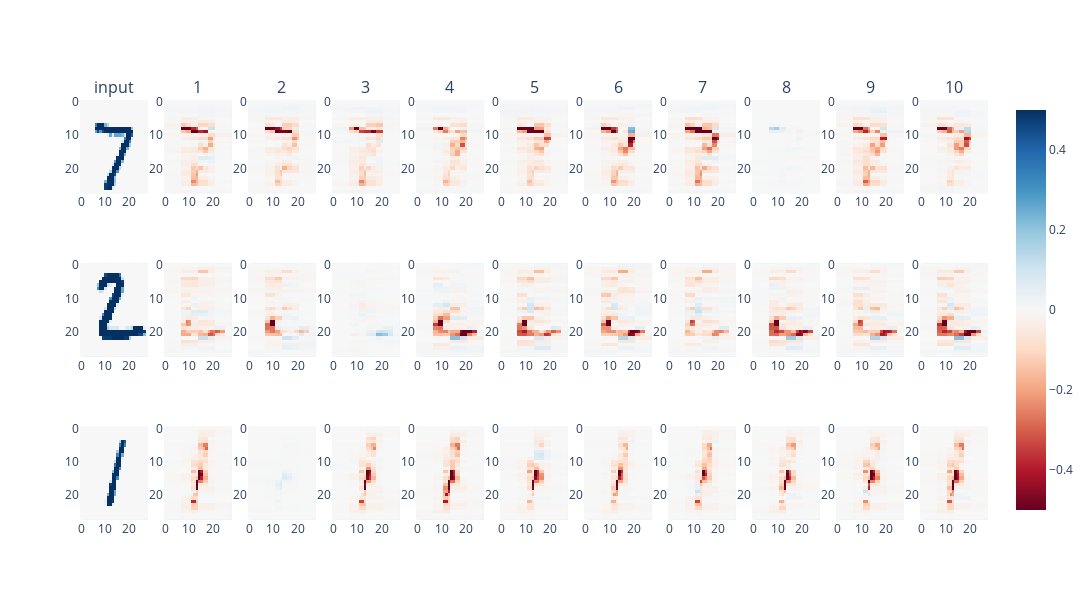

This figure's notebook cell:
### Code cell
fig = make_subplots(rows=3, cols=11, subplot_titles=["input", *[str(x) for x in range(1, 11)]])

for i in range(3):
    fig_i = px.imshow(shap_values.data[i, 0].numpy())
    fig.add_trace(fig_i["data"][0], row=i+1, col=1)
    fig.update_yaxes(autorange="reversed", row=i+1, col=1)

    for j in range(0, 10):
        fig_ij = px.imshow(shap_values.values[i, 0, :, :, j])
        fig.add_trace(fig_ij["data"][0], row=i+1, col=j+2)
        fig.update_coloraxes(colorscale="Plasma", row=i+1, col=j+2)
        fig.update_yaxes(autorange="reversed", row=i+1, col=j+2)

fig.update_coloraxes(colorscale="RdBu", cmin=-0.5, cmax=0.5)
fig.update_layout(width=1500, height=600)
fig

### Figure 1 — Plotly figure (JSON) as saved in the notebook; plotly's stock layout.template omitted (floating-point values rounded to 4 significant figures; data arrays with more than 128 entries replaced by an {"elided": "..."} marker saying what was removed)
{"data": [{"coloraxis": "coloraxis", "hovertemplate": "x: %{x}<br>y: %{y}<br>color: %{z}<extra></extra>", "name": "0", "type": "heatmap", "xaxis": "x", "yaxis": "y", "z": {"elided": "28x28 float values"}}, {"coloraxis": "coloraxis", "hovertemplate": "x: %{x}<br>y: %{y}<br>color: %{z}<extra></extra>", "name": "0", "type": "heatmap", "xaxis": "x2", "yaxis": "y2", "z": {"elided": "28x28 float values"}}, {"coloraxis": "coloraxis", "hovertemplate": "x: %{x}<br>y: %{y}<br>color: %{z}<extra></extra>", "name": "0", "type": "heatmap", "xaxis": "x3", "yaxis": "y3", "z": {"elided": "28x28 float values"}}, {"coloraxis": "coloraxis", "hovertemplate": "x: %{x}<br>y: %{y}<br>color: %{z}<extra></extra>", "name": "0", "type": "heatmap", "xaxis": "x4", "yaxis": "y4", "z": {"elided": "28x28 float values"}}, {"coloraxis": "coloraxis", "hovertemplate": "x: %{x}<br>y: %{y}<br>color: %{z}<extra></extra>", "name": "0", "type": "heatmap", "xaxis": "x5", "yaxis": "y5", "z": {"elided": "28x28 float values"}}, {"coloraxis": "coloraxis", "hovertemplate": "x: %{x}<br>y: %{y}<br>color: %{z}<extra></extra>", "name": "0", "type": "heatmap", "xaxis": "x6", "yaxis": "y6", "z": {"elided": "28x28 float values"}}, {"coloraxis": "coloraxis", "hovertemplate": "x: %{x}<br>y: %{y}<br>color: %{z}<extra></extra>", "name": "0", "type": "heatmap", "xaxis": "x7", "yaxis": "y7", "z": {"elided": "28x28 float values"}}, {"coloraxis": "coloraxis", "hovertemplate": "x: %{x}<br>y: %{y}<br>color: %{z}<extra></extra>", "name": "0", "type": "heatmap", "xaxis": "x8", "yaxis": "y8", "z": {"elided": "28x28 float values"}}, {"coloraxis": "coloraxis", "hovertemplate": "x: %{x}<br>y: %{y}<br>color: %{z}<extra></extra>", "name": "0", "type": "heatmap", "xaxis": "x9", "yaxis": "y9", "z": {"elided": "28x28 float values"}}, {"coloraxis": "coloraxis", "hovertemplate": "x: %{x}<br>y: %{y}<br>color: %{z}<extra></extra>", "name": "0", "type": "heatmap", "xaxis": "x10", "yaxis": "y10", "z": {"elided": "28x28 float values"}}, {"coloraxis": "coloraxis", "hovertemplate": "x: %{x}<br>y: %{y}<br>color: %{z}<extra></extra>", "name": "0", "type": "heatmap", "xaxis": "x11", "yaxis": "y11", "z": {"elided": "28x28 float values"}}, {"coloraxis": "coloraxis", "hovertemplate": "x: %{x}<br>y: %{y}<br>color: %{z}<extra></extra>", "name": "0", "type": "heatmap", "xaxis": "x12", "yaxis": "y12", "z": {"elided": "28x28 float values"}}, {"coloraxis": "coloraxis", "hovertemplate": "x: %{x}<br>y: %{y}<br>color: %{z}<extra></extra>", "name": "0", "type": "heatmap", "xaxis": "x13", "yaxis": "y13", "z": {"elided": "28x28 float values"}}, {"coloraxis": "coloraxis", "hovertemplate": "x: %{x}<br>y: %{y}<br>color: %{z}<extra></extra>", "name": "0", "type": "heatmap", "xaxis": "x14", "yaxis": "y14", "z": {"elided": "28x28 float values"}}, {"coloraxis": "coloraxis", "hovertemplate": "x: %{x}<br>y: %{y}<br>color: %{z}<extra></extra>", "name": "0", "type": "heatmap", "xaxis": "x15", "yaxis": "y15", "z": {"elided": "28x28 float values"}}, {"coloraxis": "coloraxis", "hovertemplate": "x: %{x}<br>y: %{y}<br>color: %{z}<extra></extra>", "name": "0", "type": "heatmap", "xaxis": "x16", "yaxis": "y16", "z": {"elided": "28x28 float values"}}, {"coloraxis": "coloraxis", "hovertemplate": "x: %{x}<br>y: %{y}<br>color: %{z}<extra></extra>", "name": "0", "type": "heatmap", "xaxis": "x17", "yaxis": "y17", "z": {"elided": "28x28 float values"}}, {"coloraxis": "coloraxis", "hovertemplate": "x: %{x}<br>y: %{y}<br>color: %{z}<extra></extra>", "name": "0", "type": "heatmap", "xaxis": "x18", "yaxis": "y18", "z": {"elided": "28x28 float values"}}, {"coloraxis": "coloraxis", "hovertemplate": "x: %{x}<br>y: %{y}<br>color: %{z}<extra></extra>", "name": "0", "type": "heatmap", "xaxis": "x19", "yaxis": "y19", "z": {"elided": "28x28 float values"}}, {"coloraxis": "coloraxis", "hovertemplate": "x: %{x}<br>y: %{y}<br>color: %{z}<extra></extra>", "name": "0", "type": "heatmap", "xaxis": "x20", "yaxis": "y20", "z": {"elided": "28x28 float values"}}, {"coloraxis": "coloraxis", "hovertemplate": "x: %{x}<br>y: %{y}<br>color: %{z}<extra></extra>", "name": "0", "type": "heatmap", "xaxis": "x21", "yaxis": "y21", "z": {"elided": "28x28 float values"}}, {"coloraxis": "coloraxis", "hovertemplate": "x: %{x}<br>y: %{y}<br>color: %{z}<extra></extra>", "name": "0", "type": "heatmap", "xaxis": "x22", "yaxis": "y22", "z": {"elided": "28x28 float values"}}, {"coloraxis": "coloraxis", "hovertemplate": "x: %{x}<br>y: %{y}<br>color: %{z}<extra></extra>", "name": "0", "type": "heatmap", "xaxis": "x23", "yaxis": "y23", "z": {"elided": "28x28 float values"}}, {"coloraxis": "coloraxis", "hovertemplate": "x: %{x}<br>y: %{y}<br>color: %{z}<extra></extra>", "name": "0", "type": "heatmap", "xaxis": "x24", "yaxis": "y24", "z": {"elided": "28x28 float values"}}, {"coloraxis": "coloraxis", "hovertemplate": "x: %{x}<br>y: %{y}<br>color: %{z}<extra></extra>", "name": "0", "type": "heatmap", "xaxis": "x25", "yaxis": "y25", "z": {"elided": "28x28 float values"}}, {"coloraxis": "coloraxis", "hovertemplate": "x: %{x}<br>y: %{y}<br>color: %{z}<extra></extra>", "name": "0", "type": "heatmap", "xaxis": "x26", "yaxis": "y26", "z": {"elided": "28x28 float values"}}, {"coloraxis": "coloraxis", "hovertemplate": "x: %{x}<br>y: %{y}<br>color: %{z}<extra></extra>", "name": "0", "type": "heatmap", "xaxis": "x27", "yaxis": "y27", "z": {"elided": "28x28 float values"}}, {"coloraxis": "coloraxis", "hovertemplate": "x: %{x}<br>y: %{y}<br>color: %{z}<extra></extra>", "name": "0", "type": "heatmap", "xaxis": "x28", "yaxis": "y28", "z": {"elided": "28x28 float values"}}, {"coloraxis": "coloraxis", "hovertemplate": "x: %{x}<br>y: %{y}<br>color: %{z}<extra></extra>", "name": "0", "type": "heatmap", "xaxis": "x29", "yaxis": "y29", "z": {"elided": "28x28 float values"}}, {"coloraxis": "coloraxis", "hovertemplate": "x: %{x}<br>y: %{y}<br>color: %{z}<extra></extra>", "name": "0", "type": "heatmap", "xaxis": "x30", "yaxis": "y30", "z": {"elided": "28x28 float values"}}, {"coloraxis": "coloraxis", "hovertemplate": "x: %{x}<br>y: %{y}<br>color: %{z}<extra></extra>", "name": "0", "type": "heatmap", "xaxis": "x31", "yaxis": "y31", "z": {"elided": "28x28 float values"}}, {"coloraxis": "coloraxis", "hovertemplate": "x: %{x}<br>y: %{y}<br>color: %{z}<extra></extra>", "name": "0", "type": "heatmap", "xaxis": "x32", "yaxis": "y32", "z": {"elided": "28x28 float values"}}, {"coloraxis": "coloraxis", "hovertemplate": "x: %{x}<br>y: %{y}<br>color: %{z}<extra></extra>", "name": "0", "type": "heatmap", "xaxis": "x33", "yaxis": "y33", "z": {"elided": "28x28 float values"}}], "layout": {"annotations": [{"font": {"size": 16}, "showarrow": false, "text": "input", "x": 0.03719, "xanchor": "center", "xref": "paper", "y": 1, "yanchor": "bottom", "yref": "paper"}, {"font": {"size": 16}, "showarrow": false, "text": "1", "x": 0.1298, "xanchor": "center", "xref": "paper", "y": 1, "yanchor": "bottom", "yref": "paper"}, {"font": {"size": 16}, "showarrow": false, "text": "2", "x": 0.2223, "xanchor": "center", "xref": "paper", "y": 1, "yanchor": "bottom", "yref": "paper"}, {"font": {"size": 16}, "showarrow": false, "text": "3", "x": 0.3149, "xanchor": "center", "xref": "paper", "y": 1, "yanchor": "bottom", "yref": "paper"}, {"font": {"size": 16}, "showarrow": false, "text": "4", "x": 0.4074, "xanchor": "center", "xref": "paper", "y": 1, "yanchor": "bottom", "yref": "paper"}, {"font": {"size": 16}, "showarrow": false, "text": "5", "x": 0.5, "xanchor": "center", "xref": "paper", "y": 1, "yanchor": "bottom", "yref": "paper"}, {"font": {"size": 16}, "showarrow": false, "text": "6", "x": 0.5926, "xanchor": "center", "xref": "paper", "y": 1, "yanchor": "bottom", "yref": "paper"}, {"font": {"size": 16}, "showarrow": false, "text": "7", "x": 0.6851, "xanchor": "center", "xref": "paper", "y": 1, "yanchor": "bottom", "yref": "paper"}, {"font": {"size": 16}, "showarrow": false, "text": "8", "x": 0.7777, "xanchor": "center", "xref": "paper", "y": 1, "yanchor": "bottom", "yref": "paper"}, {"font": {"size": 16}, "showarrow": false, "text": "9", "x": 0.8702, "xanchor": "center", "xref": "paper", "y": 1, "yanchor": "bottom", "yref": "paper"}, {"font": {"size": 16}, "showarrow": false, "text": "10", "x": 0.9628, "xanchor": "center", "xref": "paper", "y": 1, "yanchor": "bottom", "yref": "paper"}], "coloraxis": {"cmax": 0.5, "cmin": -0.5, "colorscale": [[0, "rgb(103,0,31)"], [0.1, "rgb(178,24,43)"], [0.2, "rgb(214,96,77)"], [0.3, "rgb(244,165,130)"], [0.4, "rgb(253,219,199)"], [0.5, "rgb(247,247,247)"], [0.6, "rgb(209,229,240)"], [0.7, "rgb(146,197,222)"], [0.8, "rgb(67,147,195)"], [0.9, "rgb(33,102,172)"], [1, "rgb(5,48,97)"]]}, "height": 600, "width": 1500, "xaxis": {"anchor": "y", "domain": [0, 0.07438]}, "xaxis10": {"anchor": "y10", "domain": [0.8331, 0.9074]}, "xaxis11": {"anchor": "y11", "domain": [0.9256, 1.0]}, "xaxis12": {"anchor": "y12", "domain": [0, 0.07438]}, "xaxis13": {"anchor": "y13", "domain": [0.09256, 0.1669]}, "xaxis14": {"anchor": "y14", "domain": [0.1851, 0.2595]}, "xaxis15": {"anchor": "y15", "domain": [0.2777, 0.3521]}, "xaxis16": {"anchor": "y16", "domain": [0.3702, 0.4446]}, "xaxis17": {"anchor": "y17", "domain": [0.4628, 0.5372]}, "xaxis18": {"anchor": "y18", "domain": [0.5554, 0.6298]}, "xaxis19": {"anchor": "y19", "domain": [0.6479, 0.7223]}, "xaxis2": {"anchor": "y2", "domain": [0.09256, 0.1669]}, "xaxis20": {"anchor": "y20", "domain": [0.7405, 0.8149]}, "xaxis21": {"anchor": "y21", "domain": [0.8331, 0.9074]}, "xaxis22": {"anchor": "y22", "domain": [0.9256, 1.0]}, "xaxis23": {"anchor": "y23", "domain": [0, 0.07438]}, "xaxis24": {"anchor": "y24", "domain": [0.09256, 0.1669]}, "xaxis25": {"anchor": "y25", "domain": [0.1851, 0.2595]}, "xaxis26": {"anchor": "y26", "domain": [0.2777, 0.3521]}, "xaxis27": {"anchor": "y27", "domain": [0.3702, 0.4446]}, "xaxis28": {"anchor": "y28", "domain": [0.4628, 0.5372]}, "xaxis29": {"anchor": "y29", "domain": [0.5554, 0.6298]}, "xaxis3": {"anchor": "y3", "domain": [0.1851, 0.2595]}, "xaxis30": {"anchor": "y30", "domain": [0.6479, 0.7223]}, "xaxis31": {"anchor": "y31", "domain": [0.7405, 0.8149]}, "xaxis32": {"anchor": "y32", "domain": [0.8331, 0.9074]}, "xaxis33": {"anchor": "y33", "domain": [0.9256, 1.0]}, "xaxis4": {"anchor": "y4", "domain": [0.2777, 0.3521]}, "xaxis5": {"anchor": "y5", "domain": [0.3702, 0.4446]}, "xaxis6": {"anchor": "y6", "domain": [0.4628, 0.5372]}, "xaxis7": {"anchor": "y7", "domain": [0.5554, 0.6298]}, "xaxis8": {"anchor": "y8", "domain": [0.6479, 0.7223]}, "xaxis9": {"anchor": "y9", "domain": [0.7405, 0.8149]}, "yaxis": {"anchor": "x", "autorange": "reversed", "domain": [0.7778, 1]}, "yaxis10": {"anchor": "x10", "autorange": "reversed", "domain": [0.7778, 1]}, "yaxis11": {"anchor": "x11", "autorange": "reversed", "domain": [0.7778, 1]}, "yaxis12": {"anchor": "x12", "autorange": "reversed", "domain": [0.3889, 0.6111]}, "yaxis13": {"anchor": "x13", "autorange": "reversed", "domain": [0.3889, 0.6111]}, "yaxis14": {"anchor": "x14", "autorange": "reversed", "domain": [0.3889, 0.6111]}, "yaxis15": {"anchor": "x15", "autorange": "reversed", "domain": [0.3889, 0.6111]}, "yaxis16": {"anchor": "x16", "autorange": "reversed", "domain": [0.3889, 0.6111]}, "yaxis17": {"anchor": "x17", "autorange": "reversed", "domain": [0.3889, 0.6111]}, "yaxis18": {"anchor": "x18", "autorange": "reversed", "domain": [0.3889, 0.6111]}, "yaxis19": {"anchor": "x19", "autorange": "reversed", "domain": [0.3889, 0.6111]}, "yaxis2": {"anchor": "x2", "autorange": "reversed", "domain": [0.7778, 1]}, "yaxis20": {"anchor": "x20", "autorange": "reversed", "domain": [0.3889, 0.6111]}, "yaxis21": {"anchor": "x21", "autorange": "reversed", "domain": [0.3889, 0.6111]}, "yaxis22": {"anchor": "x22", "autorange": "reversed", "domain": [0.3889, 0.6111]}, "yaxis23": {"anchor": "x23", "autorange": "reversed", "domain": [0, 0.2222]}, "yaxis24": {"anchor": "x24", "autorange": "reversed", "domain": [0, 0.2222]}, "yaxis25": {"anchor": "x25", "autorange": "reversed", "domain": [0, 0.2222]}, "yaxis26": {"anchor": "x26", "autorange": "reversed", "domain": [0, 0.2222]}, "yaxis27": {"anchor": "x27", "autorange": "reversed", "domain": [0, 0.2222]}, "yaxis28": {"anchor": "x28", "autorange": "reversed", "domain": [0, 0.2222]}, "yaxis29": {"anchor": "x29", "autorange": "reversed", "domain": [0, 0.2222]}, "yaxis3": {"anchor": "x3", "autorange": "reversed", "domain": [0.7778, 1]}, "yaxis30": {"anchor": "x30", "autorange": "reversed", "domain": [0, 0.2222]}, "yaxis31": {"anchor": "x31", "autorange": "reversed", "domain": [0, 0.2222]}, "yaxis32": {"anchor": "x32", "autorange": "reversed", "domain": [0, 0.2222]}, "yaxis33": {"anchor": "x33", "autorange": "reversed", "domain": [0, 0.2222]}, "yaxis4": {"anchor": "x4", "autorange": "reversed", "domain": [0.7778, 1]}, "yaxis5": {"anchor": "x5", "autorange": "reversed", "domain": [0.7778, 1]}, "yaxis6": {"anchor": "x6", "autorange": "reversed", "domain": [0.7778, 1]}, "yaxis7": {"anchor": "x7", "autorange": "reversed", "domain": [0.7778, 1]}, "yaxis8": {"anchor": "x8", "autorange": "reversed", "domain": [0.7778, 1]}, "yaxis9": {"anchor": "x9", "autorange": "reversed", "domain": [0.7778, 1]}}}
